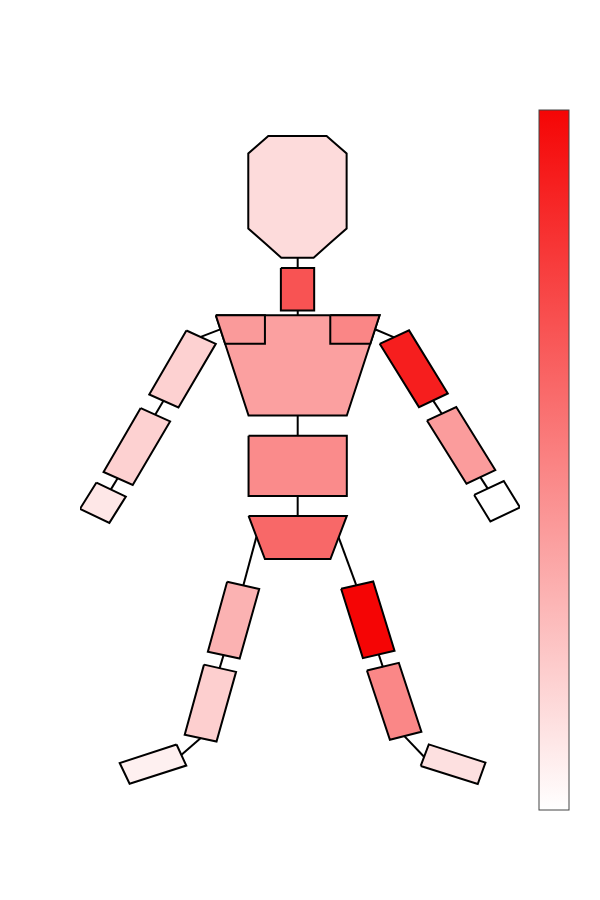
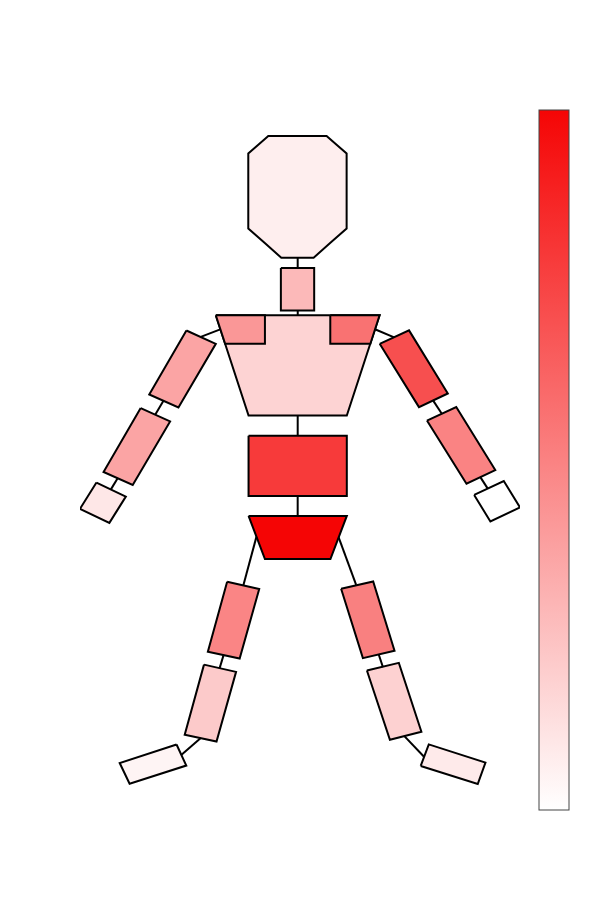

Here is the notebook cell these charts were saved with, in order:
### Code cell
# Code for color code Plot for Decoder A

white =  (255, 255, 255) # White
whiteColorBar = 'rgb(255, 255, 255)'
darkColor = 'rgb(245,5,5)'
print("Body Heatmap for decoder A x-axis")
# Retrieve and reshape data 
coefficientsModelA_x = modelA_dict['Coeff'][0]
coefficientsModelA_x_reshaped = coefficientsModelA_x.reshape(18,6)

# Sum all coefficients across all rotations and positions for each rigid body and normalise
coefficientsModelA_sumDOF = np.sum(np.abs(coefficientsModelA_x_reshaped),1)
coefficientsModelA_sumDOF = coefficientsModelA_sumDOF / sum(coefficientsModelA_sumDOF)

# Create a list with all rigid bodies in skeleton and set rigid bodies that don't have components to 0
coefficients_A_X = np.zeros((19))
coefficients_A_X[0:12] = coefficientsModelA_sumDOF[0:12]
coefficients_A_X[13:19] = coefficientsModelA_sumDOF[12:18]

# Normalise so the max value is 1
coefficients_A_X = coefficients_A_X/ max(coefficients_A_X)






# Set location and import body parts ( list of names of bodies that coefficients correspond to)
location = '../../BodyGraphics/body.svg'

# Extract shape data from the svg file
elements,points,pathElements,bodyPartMapping = extractShapesFromSVG(location=location,parts=bodyParts)

# Set colours for each coefficient
colours = [get_color_hex(i,white,decoderAColor) for i in coefficients_A_X]


# Draw the object 
drawObject(points,elements,colours,bodyPartMapping,saveGameLocation+"_bodySchematic_decoderA_xAxis.svg",
           lightColor = whiteColorBar, darkColor = decoderAColorbar)
#print(coefficients_A_X)


# Now for y plane


print("Body Heatmap for decoder A y-axis")
# Retrieve and reshape data 
coefficientsModelA_y = modelA_dict['Coeff'][1]
coefficientsModelA_y_reshaped = coefficientsModelA_y.reshape(18,6)

# Sum all coefficients across all rotations and positions for each rigid body and normalise
coefficientsModelA_sumDOF = np.sum(np.abs(coefficientsModelA_y_reshaped),1)
coefficientsModelA_sumDOF = coefficientsModelA_sumDOF / sum(coefficientsModelA_sumDOF)

# Create a list with all rigid bodies in skeleton and set rigid bodies that don't have components to 0
coefficients_A_Y = np.zeros((19))
coefficients_A_Y[0:12] = coefficientsModelA_sumDOF[0:12]
coefficients_A_Y[13:19] = coefficientsModelA_sumDOF[12:18]

# Normalise so the max value is 1
coefficients_A_Y = coefficients_A_Y/ max(coefficients_A_Y)








# Set location and import body parts ( list of names of bodies that coefficients correspond to)
location = '../../BodyGraphics/body.svg'

# Extract shape data from the svg file
elements,points,pathElements,bodyPartMapping = extractShapesFromSVG(location=location,parts=bodyParts)

# Set colours for each coefficient
colours = [get_color_hex(i,white,decoderAColor) for i in coefficients_A_Y]


# Draw the object 
drawObject(points,elements,colours,bodyPartMapping,saveGameLocation+"_bodySchematic_decoderA_yAxis.svg",
        lightColor = whiteColorBar, darkColor = decoderAColorbar)
#print(coefficients_A_X)

### Figure 1 — Plotly figure (JSON) as saved in the notebook; plotly's stock layout.template omitted (floating-point values rounded to 4 significant figures)
{"data": [{"hoverinfo": "none", "marker": {"cmax": 1, "cmin": 0, "colorbar": {"tickvals": [], "title": {"text": ""}}, "colorscale": [[0, "rgb(255, 255, 255)"], [1, "rgb(245,5,5)"]]}, "mode": "markers", "type": "scatter", "x": [null], "y": [null]}, {"fill": "toself", "fillcolor": "#000000", "line": {"color": "#000000", "width": 2}, "mode": "lines", "type": "scatter", "x": [107.5, 110.5, 112.8], "y": [-167.4, -176.5, -184.0]}, {"fill": "toself", "fillcolor": "#f85353", "line": {"color": "#000000", "width": 2}, "mode": "lines", "type": "scatter", "x": [89.87, 100.0, 100.0, 89.87, 89.87], "y": [-73.58, -73.58, -88.36, -88.36, -73.58]}, {"fill": "toself", "fillcolor": "#fdd1d1", "line": {"color": "#000000", "width": 2}, "mode": "lines", "type": "scatter", "x": [61.03, 70, 58.59, 49.68, 61.03], "y": [-95.35, -100, -122.2, -117.6, -95.35]}, {"fill": "toself", "fillcolor": "#f61e1e", "line": {"color": "#000000", "width": 2}, "mode": "lines", "type": "scatter", "x": [120.0, 129.0, 140.8, 132.0, 120.0], "y": [-99.98, -95.29, -117.3, -122.0, -99.98]}, {"fill": "toself", "fillcolor": "#fdd1d1", "line": {"color": "#000000", "width": 2}, "mode": "lines", "type": "scatter", "x": [47.07, 56.05, 44.64, 35.73, 47.07], "y": [-122.4, -127.0, -149.2, -144.7, -122.4]}, {"fill": "toself", "fillcolor": "#fb9c9c", "line": {"color": "#000000", "width": 2}, "mode": "lines", "type": "scatter", "x": [134.5, 143.4, 155.3, 146.5, 134.5], "y": [-126.7, -122.0, -144.0, -148.8, -126.7]}, {"fill": "toself", "fillcolor": "#fa8b8b", "line": {"color": "#000000", "width": 2}, "mode": "lines", "type": "scatter", "x": [80, 110, 110, 80, 80], "y": [-132, -132, -153, -153, -132]}, {"fill": "toself", "fillcolor": "#000000", "line": {"color": "#000000", "width": 2}, "mode": "lines", "type": "scatter", "x": [65.41, 71.35, 71.35], "y": [-97.57, -94.95, -94.95]}, {"fill": "toself", "fillcolor": "#000000", "line": {"color": "#000000", "width": 2}, "mode": "lines", "type": "scatter", "x": [124.4, 118.6, 118.6], "y": [-97.73, -94.9, -94.9]}, {"fill": "toself", "fillcolor": "#f86868", "line": {"color": "#000000", "width": 2}, "mode": "lines", "type": "scatter", "x": [80, 85, 105, 110, 80], "y": [-160, -175, -175, -160, -160]}, {"fill": "toself", "fillcolor": "#000000", "line": {"color": "#000000", "width": 2}, "mode": "lines", "type": "scatter", "x": [40.08, 38.92, 37.97], "y": [-146.8, -149.0, -150.7]}, {"fill": "toself", "fillcolor": "#000000", "line": {"color": "#000000", "width": 2}, "mode": "lines", "type": "scatter", "x": [150.7, 152.0, 153.0], "y": [-146.4, -148.6, -150.4]}, {"fill": "toself", "fillcolor": "#000000", "line": {"color": "#000000", "width": 2}, "mode": "lines", "type": "scatter", "x": [95.0, 95.0], "y": [-69.88, -73.68]}, {"fill": "toself", "fillcolor": "#000000", "line": {"color": "#000000", "width": 2}, "mode": "lines", "type": "scatter", "x": [95.01, 95.01], "y": [-88.37, -90.09]}, {"fill": "toself", "fillcolor": "#000000", "line": {"color": "#000000", "width": 2}, "mode": "lines", "type": "scatter", "x": [95.0, 95.0], "y": [-124.7, -132.1]}, {"fill": "toself", "fillcolor": "#000000", "line": {"color": "#000000", "width": 2}, "mode": "lines", "type": "scatter", "x": [136.3, 137.8, 139.0], "y": [-119.6, -122.2, -124.3]}, {"fill": "toself", "fillcolor": "#000000", "line": {"color": "#000000", "width": 2}, "mode": "lines", "type": "scatter", "x": [95.0, 95.0], "y": [-153.0, -160.0]}, {"fill": "toself", "fillcolor": "#000000", "line": {"color": "#000000", "width": 2}, "mode": "lines", "type": "scatter", "x": [54.07, 52.68, 51.54], "y": [-119.8, -122.4, -124.6]}, {"fill": "toself", "fillcolor": "#f50505", "line": {"color": "#000000", "width": 2}, "mode": "lines", "type": "scatter", "x": [108.3, 118.0, 124.6, 114.9, 108.3], "y": [-185.4, -182.8, -207.0, -209.6, -185.4]}, {"fill": "toself", "fillcolor": "#fa8787", "line": {"color": "#000000", "width": 2}, "mode": "lines", "type": "scatter", "x": [116.1, 125.9, 132.8, 123.2, 116.1], "y": [-213.9, -211.2, -235.3, -238.0, -213.9]}, {"fill": "toself", "fillcolor": "#000000", "line": {"color": "#000000", "width": 2}, "mode": "lines", "type": "scatter", "x": [82.42, 80.22, 78.4], "y": [-167.2, -176.6, -184.2]}, {"fill": "toself", "fillcolor": "#fbb2b2", "line": {"color": "#000000", "width": 2}, "mode": "lines", "type": "scatter", "x": [73.46, 83.25, 77.29, 67.58, 73.46], "y": [-182.9, -185.4, -209.7, -207.3, -182.9]}, {"fill": "toself", "fillcolor": "#fdcfcf", "line": {"color": "#000000", "width": 2}, "mode": "lines", "type": "scatter", "x": [66.4, 76.19, 70.22, 60.51, 66.4], "y": [-211.8, -214.4, -238.6, -236.2, -211.8]}, {"fill": "toself", "fillcolor": "#000000", "line": {"color": "#000000", "width": 2}, "mode": "lines", "type": "scatter", "x": [72.41, 71.71, 71.13], "y": [-208.3, -211.0, -213.2]}, {"fill": "toself", "fillcolor": "#000000", "line": {"color": "#000000", "width": 2}, "mode": "lines", "type": "scatter", "x": [119.7, 120.4, 121.0], "y": [-208.1, -210.7, -212.7]}, {"fill": "toself", "fillcolor": "#fde0e0", "line": {"color": "#000000", "width": 2}, "mode": "lines", "type": "scatter", "x": [132.6, 135.0, 152.3, 150.0, 132.6], "y": [-247.1, -239.6, -246.0, -253.4, -247.1]}, {"fill": "toself", "fillcolor": "#000000", "line": {"color": "#000000", "width": 2}, "mode": "lines", "type": "scatter", "x": [127.6, 130.9, 133.6], "y": [-236.8, -240.7, -244.0]}, {"fill": "toself", "fillcolor": "#fef0f0", "line": {"color": "#000000", "width": 2}, "mode": "lines", "type": "scatter", "x": [58.02, 60.99, 43.68, 40.66, 58.02], "y": [-239.7, -247.0, -253.3, -246.1, -239.7]}, {"fill": "toself", "fillcolor": "#000000", "line": {"color": "#000000", "width": 2}, "mode": "lines", "type": "scatter", "x": [65.41, 62.13, 59.44], "y": [-237.4, -240.7, -243.3]}, {"fill": "toself", "fillcolor": "#fddbdb", "line": {"color": "#000000", "width": 2}, "mode": "lines", "type": "scatter", "x": [84.96, 79.92, 79.92, 79.92, 82.98, 86.03, 94.93, 103.8, 106.9, 109.9, 109.9, 109.9, 104.9, 99.87, 94.93, 90.0, 84.96], "y": [-64.86, -59.76, -46.7, -33.64, -30.59, -27.53, -27.53, -27.53, -30.59, -33.64, -46.7, -59.76, -64.86, -69.95, -69.95, -69.95, -64.86]}, {"fill": "toself", "fillcolor": "#fee7e7", "line": {"color": "#000000", "width": 2}, "mode": "lines", "type": "scatter", "x": [33.56, 42.53, 37.51, 28.54, 33.56], "y": [-148.3, -153.3, -162.4, -157.5, -148.3]}, {"fill": "toself", "fillcolor": "#fba0a0", "line": {"color": "#000000", "width": 2}, "mode": "lines", "type": "scatter", "x": [70, 120, 110, 80, 70], "y": [-90, -90, -125, -125, -90]}, {"fill": "toself", "fillcolor": "#fa9a9a", "line": {"color": "#000000", "width": 2}, "mode": "lines", "type": "scatter", "x": [70, 85, 85, 72.85, 70], "y": [-90, -90, -100, -100, -90]}, {"fill": "toself", "fillcolor": "#fa8686", "line": {"color": "#000000", "width": 2}, "mode": "lines", "type": "scatter", "x": [105.0, 120, 117.2, 105.0, 105.0], "y": [-90, -90, -100, -100, -90]}, {"fill": "toself", "fillcolor": "#ffffff", "line": {"color": "#000000", "width": 2}, "mode": "lines", "type": "scatter", "x": [148.9, 157.9, 162.9, 153.8, 148.9], "y": [-152.7, -147.8, -157.0, -161.9, -152.7]}], "layout": {"height": 900, "showlegend": false, "width": 600, "xaxis": {"showgrid": false, "showline": false, "showticklabels": false, "ticks": "", "zeroline": false}, "yaxis": {"showgrid": false, "showline": false, "showticklabels": false, "ticks": "", "zeroline": false}}}

### Figure 2 — Plotly figure (JSON) as saved in the notebook; plotly's stock layout.template omitted (floating-point values rounded to 4 significant figures)
{"data": [{"hoverinfo": "none", "marker": {"cmax": 1, "cmin": 0, "colorbar": {"tickvals": [], "title": {"text": ""}}, "colorscale": [[0, "rgb(255, 255, 255)"], [1, "rgb(245,5,5)"]]}, "mode": "markers", "type": "scatter", "x": [null], "y": [null]}, {"fill": "toself", "fillcolor": "#000000", "line": {"color": "#000000", "width": 2}, "mode": "lines", "type": "scatter", "x": [107.5, 110.5, 112.8], "y": [-167.4, -176.5, -184.0]}, {"fill": "toself", "fillcolor": "#fcb9b9", "line": {"color": "#000000", "width": 2}, "mode": "lines", "type": "scatter", "x": [89.87, 100.0, 100.0, 89.87, 89.87], "y": [-73.58, -73.58, -88.36, -88.36, -73.58]}, {"fill": "toself", "fillcolor": "#fba4a4", "line": {"color": "#000000", "width": 2}, "mode": "lines", "type": "scatter", "x": [61.03, 70, 58.59, 49.68, 61.03], "y": [-95.35, -100, -122.2, -117.6, -95.35]}, {"fill": "toself", "fillcolor": "#f74f4f", "line": {"color": "#000000", "width": 2}, "mode": "lines", "type": "scatter", "x": [120.0, 129.0, 140.8, 132.0, 120.0], "y": [-99.98, -95.29, -117.3, -122.0, -99.98]}, {"fill": "toself", "fillcolor": "#fba4a4", "line": {"color": "#000000", "width": 2}, "mode": "lines", "type": "scatter", "x": [47.07, 56.05, 44.64, 35.73, 47.07], "y": [-122.4, -127.0, -149.2, -144.7, -122.4]}, {"fill": "toself", "fillcolor": "#fa8383", "line": {"color": "#000000", "width": 2}, "mode": "lines", "type": "scatter", "x": [134.5, 143.4, 155.3, 146.5, 134.5], "y": [-126.7, -122.0, -144.0, -148.8, -126.7]}, {"fill": "toself", "fillcolor": "#f73a3a", "line": {"color": "#000000", "width": 2}, "mode": "lines", "type": "scatter", "x": [80, 110, 110, 80, 80], "y": [-132, -132, -153, -153, -132]}, {"fill": "toself", "fillcolor": "#000000", "line": {"color": "#000000", "width": 2}, "mode": "lines", "type": "scatter", "x": [65.41, 71.35, 71.35], "y": [-97.57, -94.95, -94.95]}, {"fill": "toself", "fillcolor": "#000000", "line": {"color": "#000000", "width": 2}, "mode": "lines", "type": "scatter", "x": [124.4, 118.6, 118.6], "y": [-97.73, -94.9, -94.9]}, {"fill": "toself", "fillcolor": "#f50505", "line": {"color": "#000000", "width": 2}, "mode": "lines", "type": "scatter", "x": [80, 85, 105, 110, 80], "y": [-160, -175, -175, -160, -160]}, {"fill": "toself", "fillcolor": "#000000", "line": {"color": "#000000", "width": 2}, "mode": "lines", "type": "scatter", "x": [40.08, 38.92, 37.97], "y": [-146.8, -149.0, -150.7]}, {"fill": "toself", "fillcolor": "#000000", "line": {"color": "#000000", "width": 2}, "mode": "lines", "type": "scatter", "x": [150.7, 152.0, 153.0], "y": [-146.4, -148.6, -150.4]}, {"fill": "toself", "fillcolor": "#000000", "line": {"color": "#000000", "width": 2}, "mode": "lines", "type": "scatter", "x": [95.0, 95.0], "y": [-69.88, -73.68]}, {"fill": "toself", "fillcolor": "#000000", "line": {"color": "#000000", "width": 2}, "mode": "lines", "type": "scatter", "x": [95.01, 95.01], "y": [-88.37, -90.09]}, {"fill": "toself", "fillcolor": "#000000", "line": {"color": "#000000", "width": 2}, "mode": "lines", "type": "scatter", "x": [95.0, 95.0], "y": [-124.7, -132.1]}, {"fill": "toself", "fillcolor": "#000000", "line": {"color": "#000000", "width": 2}, "mode": "lines", "type": "scatter", "x": [136.3, 137.8, 139.0], "y": [-119.6, -122.2, -124.3]}, {"fill": "toself", "fillcolor": "#000000", "line": {"color": "#000000", "width": 2}, "mode": "lines", "type": "scatter", "x": [95.0, 95.0], "y": [-153.0, -160.0]}, {"fill": "toself", "fillcolor": "#000000", "line": {"color": "#000000", "width": 2}, "mode": "lines", "type": "scatter", "x": [54.07, 52.68, 51.54], "y": [-119.8, -122.4, -124.6]}, {"fill": "toself", "fillcolor": "#f98080", "line": {"color": "#000000", "width": 2}, "mode": "lines", "type": "scatter", "x": [108.3, 118.0, 124.6, 114.9, 108.3], "y": [-185.4, -182.8, -207.0, -209.6, -185.4]}, {"fill": "toself", "fillcolor": "#fdd1d1", "line": {"color": "#000000", "width": 2}, "mode": "lines", "type": "scatter", "x": [116.1, 125.9, 132.8, 123.2, 116.1], "y": [-213.9, -211.2, -235.3, -238.0, -213.9]}, {"fill": "toself", "fillcolor": "#000000", "line": {"color": "#000000", "width": 2}, "mode": "lines", "type": "scatter", "x": [82.42, 80.22, 78.4], "y": [-167.2, -176.6, -184.2]}, {"fill": "toself", "fillcolor": "#fa8585", "line": {"color": "#000000", "width": 2}, "mode": "lines", "type": "scatter", "x": [73.46, 83.25, 77.29, 67.58, 73.46], "y": [-182.9, -185.4, -209.7, -207.3, -182.9]}, {"fill": "toself", "fillcolor": "#fccaca", "line": {"color": "#000000", "width": 2}, "mode": "lines", "type": "scatter", "x": [66.4, 76.19, 70.22, 60.51, 66.4], "y": [-211.8, -214.4, -238.6, -236.2, -211.8]}, {"fill": "toself", "fillcolor": "#000000", "line": {"color": "#000000", "width": 2}, "mode": "lines", "type": "scatter", "x": [72.41, 71.71, 71.13], "y": [-208.3, -211.0, -213.2]}, {"fill": "toself", "fillcolor": "#000000", "line": {"color": "#000000", "width": 2}, "mode": "lines", "type": "scatter", "x": [119.7, 120.4, 121.0], "y": [-208.1, -210.7, -212.7]}, {"fill": "toself", "fillcolor": "#feeaea", "line": {"color": "#000000", "width": 2}, "mode": "lines", "type": "scatter", "x": [132.6, 135.0, 152.3, 150.0, 132.6], "y": [-247.1, -239.6, -246.0, -253.4, -247.1]}, {"fill": "toself", "fillcolor": "#000000", "line": {"color": "#000000", "width": 2}, "mode": "lines", "type": "scatter", "x": [127.6, 130.9, 133.6], "y": [-236.8, -240.7, -244.0]}, {"fill": "toself", "fillcolor": "#fef4f4", "line": {"color": "#000000", "width": 2}, "mode": "lines", "type": "scatter", "x": [58.02, 60.99, 43.68, 40.66, 58.02], "y": [-239.7, -247.0, -253.3, -246.1, -239.7]}, {"fill": "toself", "fillcolor": "#000000", "line": {"color": "#000000", "width": 2}, "mode": "lines", "type": "scatter", "x": [65.41, 62.13, 59.44], "y": [-237.4, -240.7, -243.3]}, {"fill": "toself", "fillcolor": "#feeeee", "line": {"color": "#000000", "width": 2}, "mode": "lines", "type": "scatter", "x": [84.96, 79.92, 79.92, 79.92, 82.98, 86.03, 94.93, 103.8, 106.9, 109.9, 109.9, 109.9, 104.9, 99.87, 94.93, 90.0, 84.96], "y": [-64.86, -59.76, -46.7, -33.64, -30.59, -27.53, -27.53, -27.53, -30.59, -33.64, -46.7, -59.76, -64.86, -69.95, -69.95, -69.95, -64.86]}, {"fill": "toself", "fillcolor": "#fee7e7", "line": {"color": "#000000", "width": 2}, "mode": "lines", "type": "scatter", "x": [33.56, 42.53, 37.51, 28.54, 33.56], "y": [-148.3, -153.3, -162.4, -157.5, -148.3]}, {"fill": "toself", "fillcolor": "#fdd3d3", "line": {"color": "#000000", "width": 2}, "mode": "lines", "type": "scatter", "x": [70, 120, 110, 80, 70], "y": [-90, -90, -125, -125, -90]}, {"fill": "toself", "fillcolor": "#fa9797", "line": {"color": "#000000", "width": 2}, "mode": "lines", "type": "scatter", "x": [70, 85, 85, 72.85, 70], "y": [-90, -90, -100, -100, -90]}, {"fill": "toself", "fillcolor": "#f97272", "line": {"color": "#000000", "width": 2}, "mode": "lines", "type": "scatter", "x": [105.0, 120, 117.2, 105.0, 105.0], "y": [-90, -90, -100, -100, -90]}, {"fill": "toself", "fillcolor": "#ffffff", "line": {"color": "#000000", "width": 2}, "mode": "lines", "type": "scatter", "x": [148.9, 157.9, 162.9, 153.8, 148.9], "y": [-152.7, -147.8, -157.0, -161.9, -152.7]}], "layout": {"height": 900, "showlegend": false, "width": 600, "xaxis": {"showgrid": false, "showline": false, "showticklabels": false, "ticks": "", "zeroline": false}, "yaxis": {"showgrid": false, "showline": false, "showticklabels": false, "ticks": "", "zeroline": false}}}
